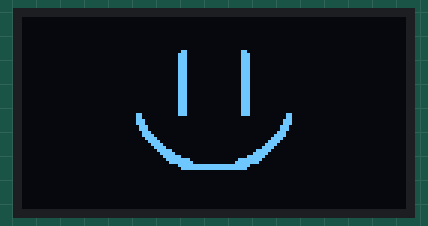
The sketch below on a simulated Arduino Uno, built with avr-gcc and run on an emulated ATmega328P. Parts: 128×64 one-colour display.

Above: at 0.1 s.
At 5.2 s:
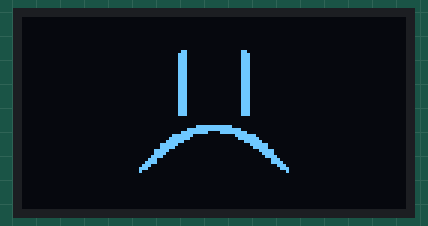

Measured:
- what the display in image 0 shows lasts 5.0 s, from 0.1 s to 5.1 s

The sketch:

SMILEYFACE.ino
```cpp
#include <Wire.h>
#include <Adafruit_GFX.h>
#include <Adafruit_SSD1306.h>

#define SCREEN_WIDTH  128
#define SCREEN_HEIGHT 64
#define OLED_RESET    -1
#define SCREEN_ADDR   0x3C

Adafruit_SSD1306 display(SCREEN_WIDTH, SCREEN_HEIGHT, &Wire, OLED_RESET);

const uint8_t PROGMEM smileyface[1024] = {
  0x00, 0x00, 0x00, 0x00, 0x00, 0x00, 0x00, 0x00, 0x00, 0x00, 0x00, 0x00, 0x00, 0x00, 0x00, 0x00,
  0x00, 0x00, 0x00, 0x00, 0x00, 0x00, 0x00, 0x00, 0x00, 0x00, 0x00, 0x00, 0x00, 0x00, 0x00, 0x00,
  0x00, 0x00, 0x00, 0x00, 0x00, 0x00, 0x00, 0x00, 0x00, 0x00, 0x00, 0x00, 0x00, 0x00, 0x00, 0x00,
  0x00, 0x00, 0x00, 0x00, 0x00, 0x00, 0x00, 0x00, 0x00, 0x00, 0x00, 0x00, 0x00, 0x00, 0x00, 0x00,
  0x00, 0x00, 0x00, 0x00, 0x00, 0x00, 0x00, 0x00, 0x00, 0x00, 0x00, 0x00, 0x00, 0x00, 0x00, 0x00,
  0x00, 0x00, 0x00, 0x00, 0x00, 0x00, 0x00, 0x00, 0x00, 0x00, 0x00, 0x00, 0x00, 0x00, 0x00, 0x00,
  0x00, 0x00, 0x00, 0x00, 0x00, 0x00, 0x00, 0x00, 0x00, 0x00, 0x00, 0x00, 0x00, 0x00, 0x00, 0x00,
  0x00, 0x00, 0x00, 0x00, 0x00, 0x00, 0x00, 0x00, 0x00, 0x00, 0x00, 0x00, 0x00, 0x00, 0x00, 0x00,
  0x00, 0x00, 0x00, 0x00, 0x00, 0x00, 0x00, 0x00, 0x00, 0x00, 0x00, 0x00, 0x00, 0x00, 0x00, 0x00,
  0x00, 0x00, 0x00, 0x00, 0x00, 0x00, 0x00, 0x00, 0x00, 0x00, 0x00, 0x00, 0x00, 0x00, 0x00, 0x00,
  0x00, 0x00, 0x00, 0x00, 0x00, 0x00, 0x00, 0x00, 0x00, 0x00, 0x00, 0x00, 0x00, 0x00, 0x00, 0x00,
  0x00, 0x00, 0x00, 0x00, 0x00, 0x00, 0x06, 0x00, 0x00, 0x60, 0x00, 0x00, 0x00, 0x00, 0x00, 0x00,
  0x00, 0x00, 0x00, 0x00, 0x00, 0x00, 0x0e, 0x00, 0x00, 0x70, 0x00, 0x00, 0x00, 0x00, 0x00, 0x00,
  0x00, 0x00, 0x00, 0x00, 0x00, 0x00, 0x0e, 0x00, 0x00, 0x70, 0x00, 0x00, 0x00, 0x00, 0x00, 0x00,
  0x00, 0x00, 0x00, 0x00, 0x00, 0x00, 0x0e, 0x00, 0x00, 0x70, 0x00, 0x00, 0x00, 0x00, 0x00, 0x00,
  0x00, 0x00, 0x00, 0x00, 0x00, 0x00, 0x0e, 0x00, 0x00, 0x70, 0x00, 0x00, 0x00, 0x00, 0x00, 0x00,
  0x00, 0x00, 0x00, 0x00, 0x00, 0x00, 0x0e, 0x00, 0x00, 0x70, 0x00, 0x00, 0x00, 0x00, 0x00, 0x00,
  0x00, 0x00, 0x00, 0x00, 0x00, 0x00, 0x0e, 0x00, 0x00, 0x70, 0x00, 0x00, 0x00, 0x00, 0x00, 0x00,
  0x00, 0x00, 0x00, 0x00, 0x00, 0x00, 0x0e, 0x00, 0x00, 0x70, 0x00, 0x00, 0x00, 0x00, 0x00, 0x00,
  0x00, 0x00, 0x00, 0x00, 0x00, 0x00, 0x0e, 0x00, 0x00, 0x70, 0x00, 0x00, 0x00, 0x00, 0x00, 0x00,
  0x00, 0x00, 0x00, 0x00, 0x00, 0x00, 0x0e, 0x00, 0x00, 0x70, 0x00, 0x00, 0x00, 0x00, 0x00, 0x00,
  0x00, 0x00, 0x00, 0x00, 0x00, 0x00, 0x0e, 0x00, 0x00, 0x70, 0x00, 0x00, 0x00, 0x00, 0x00, 0x00,
  0x00, 0x00, 0x00, 0x00, 0x00, 0x00, 0x0e, 0x00, 0x00, 0x70, 0x00, 0x00, 0x00, 0x00, 0x00, 0x00,
  0x00, 0x00, 0x00, 0x00, 0x00, 0x00, 0x0e, 0x00, 0x00, 0x70, 0x00, 0x00, 0x00, 0x00, 0x00, 0x00,
  0x00, 0x00, 0x00, 0x00, 0x00, 0x00, 0x0e, 0x00, 0x00, 0x70, 0x00, 0x00, 0x00, 0x00, 0x00, 0x00,
  0x00, 0x00, 0x00, 0x00, 0x00, 0x00, 0x0e, 0x00, 0x00, 0x70, 0x00, 0x00, 0x00, 0x00, 0x00, 0x00,
  0x00, 0x00, 0x00, 0x00, 0x00, 0x00, 0x0e, 0x00, 0x00, 0x70, 0x00, 0x00, 0x00, 0x00, 0x00, 0x00,
  0x00, 0x00, 0x00, 0x00, 0x00, 0x00, 0x0e, 0x00, 0x00, 0x70, 0x00, 0x00, 0x00, 0x00, 0x00, 0x00,
  0x00, 0x00, 0x00, 0x00, 0x00, 0x00, 0x0e, 0x00, 0x00, 0x70, 0x00, 0x00, 0x00, 0x00, 0x00, 0x00,
  0x00, 0x00, 0x00, 0x00, 0x00, 0x00, 0x0e, 0x00, 0x00, 0x70, 0x00, 0x00, 0x00, 0x00, 0x00, 0x00,
  0x00, 0x00, 0x00, 0x00, 0x00, 0x00, 0x0e, 0x00, 0x00, 0x70, 0x00, 0x00, 0x00, 0x00, 0x00, 0x00,
  0x00, 0x00, 0x00, 0x00, 0x00, 0x00, 0x0e, 0x00, 0x00, 0x70, 0x00, 0x00, 0x00, 0x00, 0x00, 0x00,
  0x00, 0x00, 0x00, 0x00, 0x03, 0x00, 0x0e, 0x00, 0x00, 0x70, 0x00, 0xc0, 0x00, 0x00, 0x00, 0x00,
  0x00, 0x00, 0x00, 0x00, 0x03, 0x00, 0x00, 0x00, 0x00, 0x00, 0x00, 0xc0, 0x00, 0x00, 0x00, 0x00,
  0x00, 0x00, 0x00, 0x00, 0x03, 0x80, 0x00, 0x00, 0x00, 0x00, 0x01, 0xc0, 0x00, 0x00, 0x00, 0x00,
  0x00, 0x00, 0x00, 0x00, 0x03, 0x80, 0x00, 0x00, 0x00, 0x00, 0x01, 0xc0, 0x00, 0x00, 0x00, 0x00,
  0x00, 0x00, 0x00, 0x00, 0x01, 0xc0, 0x00, 0x00, 0x00, 0x00, 0x03, 0x80, 0x00, 0x00, 0x00, 0x00,
  0x00, 0x00, 0x00, 0x00, 0x01, 0xc0, 0x00, 0x00, 0x00, 0x00, 0x03, 0x80, 0x00, 0x00, 0x00, 0x00,
  0x00, 0x00, 0x00, 0x00, 0x00, 0xe0, 0x00, 0x00, 0x00, 0x00, 0x07, 0x00, 0x00, 0x00, 0x00, 0x00,
  0x00, 0x00, 0x00, 0x00, 0x00, 0xf0, 0x00, 0x00, 0x00, 0x00, 0x0f, 0x00, 0x00, 0x00, 0x00, 0x00,
  0x00, 0x00, 0x00, 0x00, 0x00, 0x78, 0x00, 0x00, 0x00, 0x00, 0x1e, 0x00, 0x00, 0x00, 0x00, 0x00,
  0x00, 0x00, 0x00, 0x00, 0x00, 0x3c, 0x00, 0x00, 0x00, 0x00, 0x3c, 0x00, 0x00, 0x00, 0x00, 0x00,
  0x00, 0x00, 0x00, 0x00, 0x00, 0x1e, 0x00, 0x00, 0x00, 0x00, 0x78, 0x00, 0x00, 0x00, 0x00, 0x00,
  0x00, 0x00, 0x00, 0x00, 0x00, 0x0f, 0x00, 0x00, 0x00, 0x00, 0xf0, 0x00, 0x00, 0x00, 0x00, 0x00,
  0x00, 0x00, 0x00, 0x00, 0x00, 0x07, 0xc0, 0x00, 0x00, 0x03, 0xe0, 0x00, 0x00, 0x00, 0x00, 0x00,
  0x00, 0x00, 0x00, 0x00, 0x00, 0x03, 0xe0, 0x00, 0x00, 0x07, 0xc0, 0x00, 0x00, 0x00, 0x00, 0x00,
  0x00, 0x00, 0x00, 0x00, 0x00, 0x01, 0xf8, 0x00, 0x00, 0x1f, 0x80, 0x00, 0x00, 0x00, 0x00, 0x00,
  0x00, 0x00, 0x00, 0x00, 0x00, 0x00, 0xff, 0x00, 0x00, 0xff, 0x00, 0x00, 0x00, 0x00, 0x00, 0x00,
  0x00, 0x00, 0x00, 0x00, 0x00, 0x00, 0x7f, 0x80, 0x01, 0xfe, 0x00, 0x00, 0x00, 0x00, 0x00, 0x00,
  0x00, 0x00, 0x00, 0x00, 0x00, 0x00, 0x0f, 0xff, 0xff, 0xf0, 0x00, 0x00, 0x00, 0x00, 0x00, 0x00,
  0x00, 0x00, 0x00, 0x00, 0x00, 0x00, 0x07, 0xff, 0xff, 0xe0, 0x00, 0x00, 0x00, 0x00, 0x00, 0x00,
  0x00, 0x00, 0x00, 0x00, 0x00, 0x00, 0x00, 0x00, 0x00, 0x00, 0x00, 0x00, 0x00, 0x00, 0x00, 0x00,
  0x00, 0x00, 0x00, 0x00, 0x00, 0x00, 0x00, 0x00, 0x00, 0x00, 0x00, 0x00, 0x00, 0x00, 0x00, 0x00,
  0x00, 0x00, 0x00, 0x00, 0x00, 0x00, 0x00, 0x00, 0x00, 0x00, 0x00, 0x00, 0x00, 0x00, 0x00, 0x00,
  0x00, 0x00, 0x00, 0x00, 0x00, 0x00, 0x00, 0x00, 0x00, 0x00, 0x00, 0x00, 0x00, 0x00, 0x00, 0x00,
  0x00, 0x00, 0x00, 0x00, 0x00, 0x00, 0x00, 0x00, 0x00, 0x00, 0x00, 0x00, 0x00, 0x00, 0x00, 0x00,
  0x00, 0x00, 0x00, 0x00, 0x00, 0x00, 0x00, 0x00, 0x00, 0x00, 0x00, 0x00, 0x00, 0x00, 0x00, 0x00,
  0x00, 0x00, 0x00, 0x00, 0x00, 0x00, 0x00, 0x00, 0x00, 0x00, 0x00, 0x00, 0x00, 0x00, 0x00, 0x00,
  0x00, 0x00, 0x00, 0x00, 0x00, 0x00, 0x00, 0x00, 0x00, 0x00, 0x00, 0x00, 0x00, 0x00, 0x00, 0x00,
  0x00, 0x00, 0x00, 0x00, 0x00, 0x00, 0x00, 0x00, 0x00, 0x00, 0x00, 0x00, 0x00, 0x00, 0x00, 0x00,
  0x00, 0x00, 0x00, 0x00, 0x00, 0x00, 0x00, 0x00, 0x00, 0x00, 0x00, 0x00, 0x00, 0x00, 0x00, 0x00,
  0x00, 0x00, 0x00, 0x00, 0x00, 0x00, 0x00, 0x00, 0x00, 0x00, 0x00, 0x00, 0x00, 0x00, 0x00, 0x00,
  0x00, 0x00, 0x00, 0x00, 0x00, 0x00, 0x00, 0x00, 0x00, 0x00, 0x00, 0x00, 0x00, 0x00, 0x00, 0x00,
  0x00, 0x00, 0x00, 0x00, 0x00, 0x00, 0x00, 0x00, 0x00, 0x00, 0x00, 0x00, 0x00, 0x00, 0x00, 0x00
};
const uint8_t PROGMEM sadface[1024] = {
  0x00, 0x00, 0x00, 0x00, 0x00, 0x00, 0x00, 0x00, 0x00, 0x00, 0x00, 0x00, 0x00, 0x00, 0x00, 0x00,
  0x00, 0x00, 0x00, 0x00, 0x00, 0x00, 0x00, 0x00, 0x00, 0x00, 0x00, 0x00, 0x00, 0x00, 0x00, 0x00,
  0x00, 0x00, 0x00, 0x00, 0x00, 0x00, 0x00, 0x00, 0x00, 0x00, 0x00, 0x00, 0x00, 0x00, 0x00, 0x00,
  0x00, 0x00, 0x00, 0x00, 0x00, 0x00, 0x00, 0x00, 0x00, 0x00, 0x00, 0x00, 0x00, 0x00, 0x00, 0x00,
  0x00, 0x00, 0x00, 0x00, 0x00, 0x00, 0x00, 0x00, 0x00, 0x00, 0x00, 0x00, 0x00, 0x00, 0x00, 0x00,
  0x00, 0x00, 0x00, 0x00, 0x00, 0x00, 0x00, 0x00, 0x00, 0x00, 0x00, 0x00, 0x00, 0x00, 0x00, 0x00,
  0x00, 0x00, 0x00, 0x00, 0x00, 0x00, 0x00, 0x00, 0x00, 0x00, 0x00, 0x00, 0x00, 0x00, 0x00, 0x00,
  0x00, 0x00, 0x00, 0x00, 0x00, 0x00, 0x00, 0x00, 0x00, 0x00, 0x00, 0x00, 0x00, 0x00, 0x00, 0x00,
  0x00, 0x00, 0x00, 0x00, 0x00, 0x00, 0x00, 0x00, 0x00, 0x00, 0x00, 0x00, 0x00, 0x00, 0x00, 0x00,
  0x00, 0x00, 0x00, 0x00, 0x00, 0x00, 0x00, 0x00, 0x00, 0x00, 0x00, 0x00, 0x00, 0x00, 0x00, 0x00,
  0x00, 0x00, 0x00, 0x00, 0x00, 0x00, 0x00, 0x00, 0x00, 0x00, 0x00, 0x00, 0x00, 0x00, 0x00, 0x00,
  0x00, 0x00, 0x00, 0x00, 0x00, 0x00, 0x06, 0x00, 0x00, 0x60, 0x00, 0x00, 0x00, 0x00, 0x00, 0x00,
  0x00, 0x00, 0x00, 0x00, 0x00, 0x00, 0x0e, 0x00, 0x00, 0x70, 0x00, 0x00, 0x00, 0x00, 0x00, 0x00,
  0x00, 0x00, 0x00, 0x00, 0x00, 0x00, 0x0e, 0x00, 0x00, 0x70, 0x00, 0x00, 0x00, 0x00, 0x00, 0x00,
  0x00, 0x00, 0x00, 0x00, 0x00, 0x00, 0x0e, 0x00, 0x00, 0x70, 0x00, 0x00, 0x00, 0x00, 0x00, 0x00,
  0x00, 0x00, 0x00, 0x00, 0x00, 0x00, 0x0e, 0x00, 0x00, 0x70, 0x00, 0x00, 0x00, 0x00, 0x00, 0x00,
  0x00, 0x00, 0x00, 0x00, 0x00, 0x00, 0x0e, 0x00, 0x00, 0x70, 0x00, 0x00, 0x00, 0x00, 0x00, 0x00,
  0x00, 0x00, 0x00, 0x00, 0x00, 0x00, 0x0e, 0x00, 0x00, 0x70, 0x00, 0x00, 0x00, 0x00, 0x00, 0x00,
  0x00, 0x00, 0x00, 0x00, 0x00, 0x00, 0x0e, 0x00, 0x00, 0x70, 0x00, 0x00, 0x00, 0x00, 0x00, 0x00,
  0x00, 0x00, 0x00, 0x00, 0x00, 0x00, 0x0e, 0x00, 0x00, 0x70, 0x00, 0x00, 0x00, 0x00, 0x00, 0x00,
  0x00, 0x00, 0x00, 0x00, 0x00, 0x00, 0x0e, 0x00, 0x00, 0x70, 0x00, 0x00, 0x00, 0x00, 0x00, 0x00,
  0x00, 0x00, 0x00, 0x00, 0x00, 0x00, 0x0e, 0x00, 0x00, 0x70, 0x00, 0x00, 0x00, 0x00, 0x00, 0x00,
  0x00, 0x00, 0x00, 0x00, 0x00, 0x00, 0x0e, 0x00, 0x00, 0x70, 0x00, 0x00, 0x00, 0x00, 0x00, 0x00,
  0x00, 0x00, 0x00, 0x00, 0x00, 0x00, 0x0e, 0x00, 0x00, 0x70, 0x00, 0x00, 0x00, 0x00, 0x00, 0x00,
  0x00, 0x00, 0x00, 0x00, 0x00, 0x00, 0x0e, 0x00, 0x00, 0x70, 0x00, 0x00, 0x00, 0x00, 0x00, 0x00,
  0x00, 0x00, 0x00, 0x00, 0x00, 0x00, 0x0e, 0x00, 0x00, 0x70, 0x00, 0x00, 0x00, 0x00, 0x00, 0x00,
  0x00, 0x00, 0x00, 0x00, 0x00, 0x00, 0x0e, 0x00, 0x00, 0x70, 0x00, 0x00, 0x00, 0x00, 0x00, 0x00,
  0x00, 0x00, 0x00, 0x00, 0x00, 0x00, 0x0e, 0x00, 0x00, 0x70, 0x00, 0x00, 0x00, 0x00, 0x00, 0x00,
  0x00, 0x00, 0x00, 0x00, 0x00, 0x00, 0x0e, 0x00, 0x00, 0x70, 0x00, 0x00, 0x00, 0x00, 0x00, 0x00,
  0x00, 0x00, 0x00, 0x00, 0x00, 0x00, 0x0e, 0x00, 0x00, 0x70, 0x00, 0x00, 0x00, 0x00, 0x00, 0x00,
  0x00, 0x00, 0x00, 0x00, 0x00, 0x00, 0x0e, 0x00, 0x00, 0x70, 0x00, 0x00, 0x00, 0x00, 0x00, 0x00,
  0x00, 0x00, 0x00, 0x00, 0x00, 0x00, 0x0e, 0x00, 0x00, 0x70, 0x00, 0x00, 0x00, 0x00, 0x00, 0x00,
  0x00, 0x00, 0x00, 0x00, 0x00, 0x00, 0x0e, 0x00, 0x00, 0x70, 0x00, 0x00, 0x00, 0x00, 0x00, 0x00,
  0x00, 0x00, 0x00, 0x00, 0x00, 0x00, 0x00, 0x00, 0x00, 0x00, 0x00, 0x00, 0x00, 0x00, 0x00, 0x00,
  0x00, 0x00, 0x00, 0x00, 0x00, 0x00, 0x00, 0x00, 0x00, 0x00, 0x00, 0x00, 0x00, 0x00, 0x00, 0x00,
  0x00, 0x00, 0x00, 0x00, 0x00, 0x00, 0x00, 0x00, 0x00, 0x00, 0x00, 0x00, 0x00, 0x00, 0x00, 0x00,
  0x00, 0x00, 0x00, 0x00, 0x00, 0x00, 0x00, 0x3f, 0xfc, 0x00, 0x00, 0x00, 0x00, 0x00, 0x00, 0x00,
  0x00, 0x00, 0x00, 0x00, 0x00, 0x00, 0x01, 0xff, 0xff, 0x80, 0x00, 0x00, 0x00, 0x00, 0x00, 0x00,
  0x00, 0x00, 0x00, 0x00, 0x00, 0x00, 0x07, 0xfc, 0x3f, 0xe0, 0x00, 0x00, 0x00, 0x00, 0x00, 0x00,
  0x00, 0x00, 0x00, 0x00, 0x00, 0x00, 0x3f, 0x80, 0x01, 0xfc, 0x00, 0x00, 0x00, 0x00, 0x00, 0x00,
  0x00, 0x00, 0x00, 0x00, 0x00, 0x00, 0x7f, 0x00, 0x00, 0xfe, 0x00, 0x00, 0x00, 0x00, 0x00, 0x00,
  0x00, 0x00, 0x00, 0x00, 0x00, 0x00, 0xfc, 0x00, 0x00, 0x3f, 0x00, 0x00, 0x00, 0x00, 0x00, 0x00,
  0x00, 0x00, 0x00, 0x00, 0x00, 0x03, 0xf0, 0x00, 0x00, 0x0f, 0xc0, 0x00, 0x00, 0x00, 0x00, 0x00,
  0x00, 0x00, 0x00, 0x00, 0x00, 0x03, 0xe0, 0x00, 0x00, 0x07, 0xc0, 0x00, 0x00, 0x00, 0x00, 0x00,
  0x00, 0x00, 0x00, 0x00, 0x00, 0x0f, 0x80, 0x00, 0x00, 0x01, 0xf0, 0x00, 0x00, 0x00, 0x00, 0x00,
  0x00, 0x00, 0x00, 0x00, 0x00, 0x0f, 0x00, 0x00, 0x00, 0x00, 0xf0, 0x00, 0x00, 0x00, 0x00, 0x00,
  0x00, 0x00, 0x00, 0x00, 0x00, 0x1e, 0x00, 0x00, 0x00, 0x00, 0x78, 0x00, 0x00, 0x00, 0x00, 0x00,
  0x00, 0x00, 0x00, 0x00, 0x00, 0x38, 0x00, 0x00, 0x00, 0x00, 0x1c, 0x00, 0x00, 0x00, 0x00, 0x00,
  0x00, 0x00, 0x00, 0x00, 0x00, 0x78, 0x00, 0x00, 0x00, 0x00, 0x1e, 0x00, 0x00, 0x00, 0x00, 0x00,
  0x00, 0x00, 0x00, 0x00, 0x00, 0xe0, 0x00, 0x00, 0x00, 0x00, 0x07, 0x00, 0x00, 0x00, 0x00, 0x00,
  0x00, 0x00, 0x00, 0x00, 0x01, 0xc0, 0x00, 0x00, 0x00, 0x00, 0x03, 0x80, 0x00, 0x00, 0x00, 0x00,
  0x00, 0x00, 0x00, 0x00, 0x01, 0x00, 0x00, 0x00, 0x00, 0x00, 0x00, 0x80, 0x00, 0x00, 0x00, 0x00,
  0x00, 0x00, 0x00, 0x00, 0x00, 0x00, 0x00, 0x00, 0x00, 0x00, 0x00, 0x00, 0x00, 0x00, 0x00, 0x00,
  0x00, 0x00, 0x00, 0x00, 0x00, 0x00, 0x00, 0x00, 0x00, 0x00, 0x00, 0x00, 0x00, 0x00, 0x00, 0x00,
  0x00, 0x00, 0x00, 0x00, 0x00, 0x00, 0x00, 0x00, 0x00, 0x00, 0x00, 0x00, 0x00, 0x00, 0x00, 0x00,
  0x00, 0x00, 0x00, 0x00, 0x00, 0x00, 0x00, 0x00, 0x00, 0x00, 0x00, 0x00, 0x00, 0x00, 0x00, 0x00,
  0x00, 0x00, 0x00, 0x00, 0x00, 0x00, 0x00, 0x00, 0x00, 0x00, 0x00, 0x00, 0x00, 0x00, 0x00, 0x00,
  0x00, 0x00, 0x00, 0x00, 0x00, 0x00, 0x00, 0x00, 0x00, 0x00, 0x00, 0x00, 0x00, 0x00, 0x00, 0x00,
  0x00, 0x00, 0x00, 0x00, 0x00, 0x00, 0x00, 0x00, 0x00, 0x00, 0x00, 0x00, 0x00, 0x00, 0x00, 0x00,
  0x00, 0x00, 0x00, 0x00, 0x00, 0x00, 0x00, 0x00, 0x00, 0x00, 0x00, 0x00, 0x00, 0x00, 0x00, 0x00,
  0x00, 0x00, 0x00, 0x00, 0x00, 0x00, 0x00, 0x00, 0x00, 0x00, 0x00, 0x00, 0x00, 0x00, 0x00, 0x00,
  0x00, 0x00, 0x00, 0x00, 0x00, 0x00, 0x00, 0x00, 0x00, 0x00, 0x00, 0x00, 0x00, 0x00, 0x00, 0x00,
  0x00, 0x00, 0x00, 0x00, 0x00, 0x00, 0x00, 0x00, 0x00, 0x00, 0x00, 0x00, 0x00, 0x00, 0x00, 0x00,
  0x00, 0x00, 0x00, 0x00, 0x00, 0x00, 0x00, 0x00, 0x00, 0x00, 0x00, 0x00, 0x00, 0x00, 0x00, 0x00
} ;

void setup() {
  Serial.begin(115200);
  if (!display.begin(SSD1306_SWITCHCAPVCC, SCREEN_ADDR)) {
    Serial.println(F("SSD1306 allocation failed"));
    for (;;);
  }
  display.setRotation(0);
  display.clearDisplay();
  display.display();
}

void loop() {

  display.clearDisplay();
  display.drawBitmap(0, 0, smileyface, 128, 64, SSD1306_WHITE);
  display.display();

  delay(5000);

  display.clearDisplay();
  display.drawBitmap(0,0, sadface, 128, 64, SSD1306_WHITE);
  display.display();

  delay(5000);
}
```
